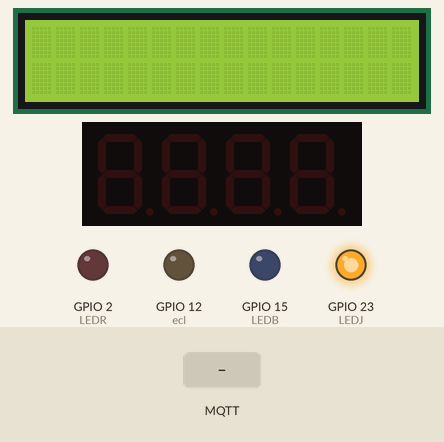
Recording of a sketch running on a simulated ESP32. On the bench: 16×2 character LCD, 4-digit seven-segment display, output pins drawn as LEDs (lit = HIGH). The test bench sets the inputs (shaded band). WiFi joins after 1.5 s; servers stay silent unless stated; the local clock reads 2024-03-15 10:24:30 at power-on unless the sketch sets it; no MQTT or app messages arrive unless stated; what the sketch prints to the serial monitor is not drawn.

Above: at 3.8 s.
3.9 s: MQTT message "1" arrives on the first subscribed topic
At 5.1 s:
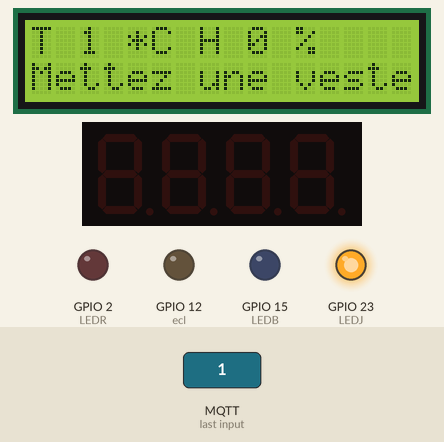
5.4 s: MQTT message "90" arrives on the first subscribed topic
At 6.2 s:
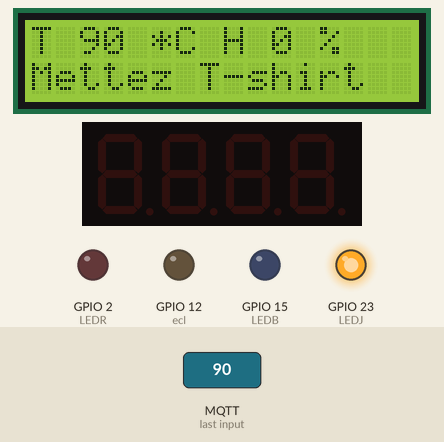
6.9 s: MQTT message "on" arrives on the first subscribed topic
At 7.3 s:
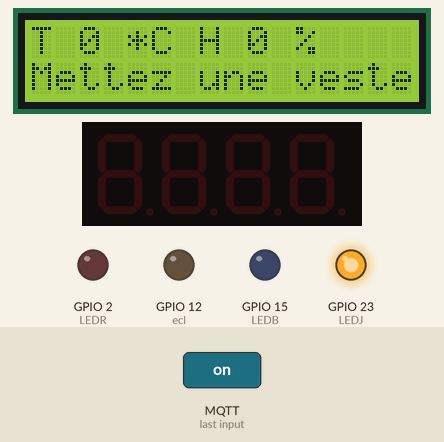
8.4 s: MQTT message "1" arrives on the second subscribed topic
At 9.6 s:
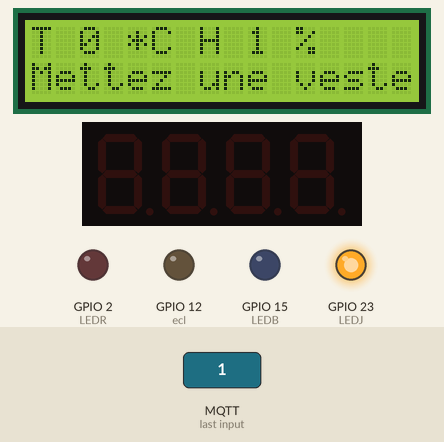
Timing chart, 0 to 10.9 s (numbered marks = the images above; inputs shaded):
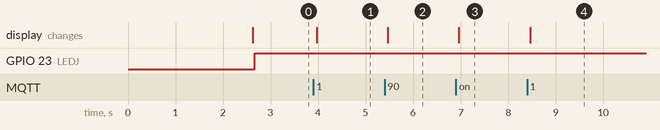

Measured:
- after the input at 3.9 s, the display: changes after 0.07 s (image 1)
- after the input at 5.4 s, the display: changes after 0.07 s (image 2)
- after the input at 6.9 s, the display: changes after 0.07 s (image 3)
- after the input at 8.4 s, the display: changes after 0.06 s (image 4)

The sketch:

room_actuators.ino
```cpp
/* Dans le cadre du projet Smart Ohm'e de BA3 ingénieur civil en informatique et gestion
 *  AFENZOUAR Farid
 *  email : Farid.AFENZOUAR@student.umons.ac.be
 *  FISICARO Federico
 *  email: Federico.FISICARO@student.umons.ac.be
 *  NGUYEN Harry
 *  email : Harry.NGUYEN@student.umons.ac.be
 *  VANSNICK Loïc
 *  email : Loic.VANSNICK@student.umons.ac.be
 */

#include <WiFi.h> // Enables the ESP8266 to connect to the local network (via WiFi)
#include <PubSubClient.h> // Allows us to connect to, and publish to the MQTT broker
#include<string.h>
#include<time.h>
#include <ESP32Servo.h>
#include <LiquidCrystal_I2C.h>
#include <SevSeg.h>
#include <Wire.h>

// WiFi
// Make sure to update this for your own WiFi network!
const char* ssid = "IoTWifi";
const char* password ="SmartBuilding";
const char* mqttServer = "192.168.4.1";
const int mqttPort = 1883;

// MQTT
const char* mqtt_topic_time = "Home/time";
const char* mqtt_topic_horloge_seconde = "Home/seconde";
const char* mqtt_topic_temperature = "bedroom/temperature";
const char* mqtt_topic_humidite = "bedroom/humidite";
const char* mqtt_topic_window_state = "bedroom/window/state";
const char* mqtt_topic_eclairage = "bedroom/eclairage";
const char* mqtt_topic_eclairage_manuel = "bedroom/eclairage/manuel";
// The client id identifies the ESP8266 device. Think of it a bit like a hostname (Or just a name, like Greg).
const char* clientID = "esp32_bedroom_act";

// Initialise the WiFi and MQTT Client objects
WiFiClient espClient;
PubSubClient client(mqttServer,1883,espClient); // 1883 is the listener port for the Broker
//Servo servo;
SevSeg sevseg;
int temperature=0;
int humidite=0;
int temps=0;
int seconde_t=0;
int fenetre_ouverte = 0;
int eclairage=0;
int lcdColumns = 16;
int lcdRows = 2;
int LEDR = 2;
int LEDJ = 23;
int LEDB = 15;
int ecl=12;
int temps_arret_ecl=0;
int auto_eclairage=1;
LiquidCrystal_I2C lcd(0x27, lcdColumns, lcdRows);
void affichage_temphum(int temperature, int humidite){

  Serial.println("la valeur de la temp et hum est :");
     Serial.println(temperature);
      Serial.println(humidite);
    // set cursor to first column, first row
    lcd.setCursor(0, 0);
    // print message
    lcd.clear();
    lcd.print("T ");
    lcd.print((int)temperature);
    lcd.print(" *C ");
    lcd.print("H ");
    lcd.print((int)humidite);
    lcd.print(" % ");

   // set cursor to first column, second row
    lcd.setCursor(0,1);
    if((int)temperature <= 23){
      lcd.setCursor(0,1);
      lcd.print("Mettez une veste");
    }
    else if((int)temperature > 23){
      lcd.setCursor(0,1);
      lcd.print("Mettez T-shirt");
    }
  }
void callback(char* topic, byte* payload, unsigned int length) {
  float val=0;// pour sauvgarder la valeur reçu aprés la convertir en float
  String result="";
  Serial.print("Message arrived in topic: ");
  Serial.println(topic);

  Serial.print("Message:");
  for (int i = 0; i < length; i++) {
    Serial.print((char)payload[i]);
    result+=(char)payload[i];

  }
  //payload to float
  const char *c = result.c_str();
  val=atof(c);
  Serial.println();
  Serial.println("-----------------------");
//temperature
const char* top=topic;

if(strcmp(top,mqtt_topic_eclairage)==0){
if(auto_eclairage==1)
  eclairage=(int)val;
  }
/*else if(strcmp(top,mqtt_topic_window_state)==0){
fenetre_ouverte=(int)val;
  }*/
else if(strcmp(top,mqtt_topic_temperature)==0){
  if(val!=temperature){
  temperature=(int)val;
 affichage_temphum(temperature,humidite);
  }
}
else if(strcmp(top,mqtt_topic_humidite)==0){
  if(val!=humidite){
  humidite=(int)val;
  affichage_temphum(temperature,humidite);
  }
}
else if(strcmp(top,mqtt_topic_time)==0){
  temps=(int)val;
}
else if(strcmp(top,mqtt_topic_horloge_seconde)==0){
  seconde_t=(int)val;
  }
else if(strcmp(top,mqtt_topic_eclairage_manuel)==0){
if(eclairage==0){
auto_eclairage=0;
temps_arret_ecl=time(NULL);
eclairage=(eclairage==0)?1:0;
}
else
auto_eclairage=1;
}
}
//**********************************************************************************************
void setup() {
  Serial.begin(115200);
    delay(1000); // give me time to bring up serial monitor
  //servo.attach(13);
  Serial.println("ESP32 Analog IN Test");

  Serial.print("Connecting to ");
  Serial.println(ssid);

  // Connect to the WiFi
  WiFi.begin(ssid, password);

  // Wait until the connection has been confirmed before continuing
  while (WiFi.status() != WL_CONNECTED) {
    delay(500);
    Serial.print(".");
  }
  // Debugging - Output the IP Address of the ESP8266
  Serial.println("WiFi connected");
  Serial.print("IP address: ");
  Serial.println(WiFi.localIP());

    client.setServer(mqttServer,1883);
if (client.connect(clientID)) {
    Serial.println("Connected to MQTT Broker!");
  }
  else {
    Serial.println("Connection to MQTT Broker failed...");
  }

  client.setCallback(callback);
  client.subscribe("bedroom/temperature");
  client.subscribe("bedroom/humidite");
  client.subscribe("bedroom/window/state");
  client.subscribe("bedroom/eclairage");
  client.subscribe("Home/time");
  client.subscribe("Home/seconde");
  client.subscribe("bedroom/eclairage/manuel");
// initialize LCD
  lcd.init();
  // turn on LCD backlight
  lcd.backlight();
  Serial.println("Temp and hum");

   byte numDigits = 4;
   byte digitPins[] = {19, 18, 13, 4};
   byte segmentPins[] = {27, 26, 33, 16, 17, 14, 25, 32};
   sevseg.begin(COMMON_ANODE, numDigits, digitPins, segmentPins);
  //Set the desired brightness (0 to 100);
  sevseg.setBrightness(90);


  /* Initialise le port I2C */
  Wire.begin();
  pinMode(ecl,OUTPUT);
  pinMode(LEDR, OUTPUT);
  pinMode(LEDJ, OUTPUT);
  pinMode(LEDB, OUTPUT);

}

void loop() {
  client.setServer(mqttServer,1883);
  if (client.connect(clientID)) {
    Serial.println("Connected to MQTT Broker!");
  }
  else {
    Serial.println("Connection to MQTT Broker failed...");
  }
    client.setCallback(callback);

 //affichage_temphum(temperature, humidite);
 //horloge(temps);
 seconde((int)seconde_t);
if (time(NULL)-temps_arret_ecl>60)
auto_eclairage=1;
//ouverture window
/* if(fenetre_ouverte==1 ){
    servo.write(90);
    //temp=0;
    } else{

      servo.write(0);
      //temp=1;}
}*/
//eclairage
if(eclairage==1){
    digitalWrite(ecl, HIGH);
    }
    else {
    digitalWrite(ecl,LOW);
    }
client.loop();
}

 void horloge(int Time){
  sevseg.setNumber(Time);
  sevseg.refreshDisplay();
  }
void seconde(int seconde){

  if (seconde < 40){
    if (seconde > 20){
      digitalWrite(LEDJ, LOW);
      digitalWrite(LEDR, LOW);
      digitalWrite(LEDB, HIGH);

    } else {
      digitalWrite(LEDJ, HIGH);
      digitalWrite(LEDR, LOW);
      digitalWrite(LEDB, LOW);
    }
  }
  if (seconde > 40){
    digitalWrite(LEDR, HIGH);
    digitalWrite(LEDJ, LOW);
    digitalWrite(LEDB, LOW);
  }
  }
```
